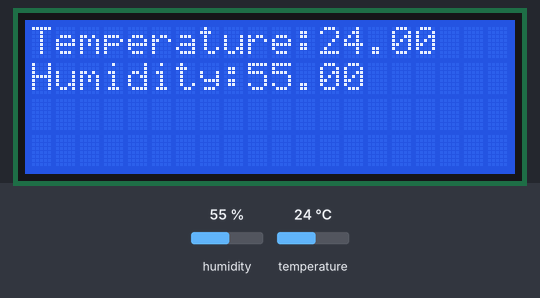
Bench run of a sketch on a simulated Arduino Uno, built with avr-gcc and run on an emulated ATmega328P. Parts: 20×4 character LCD. The inputs (shaded band) are chosen by the test bench; at power-on: humidity 55 %, temperature 24 °C. What the sketch prints to the serial monitor is not drawn.

Above: at 1.2 s.
1.3 s: humidity set to 22 %
At 3.4 s:
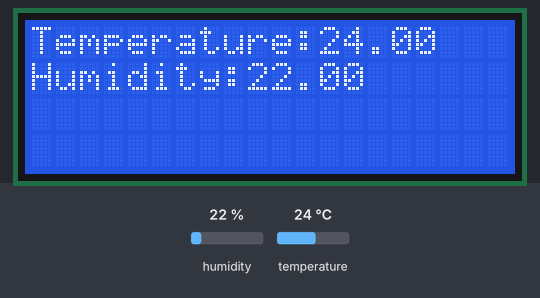
4.1 s: temperature set to 12 °C
At 5.1 s:
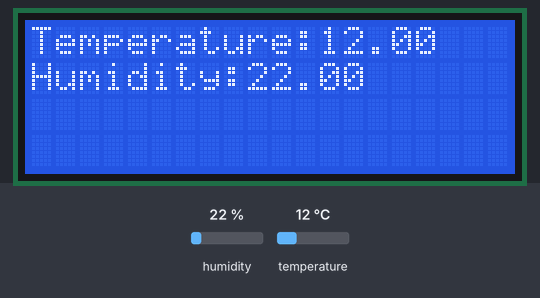
6.9 s: humidity set to 40 %
At 9.5 s:
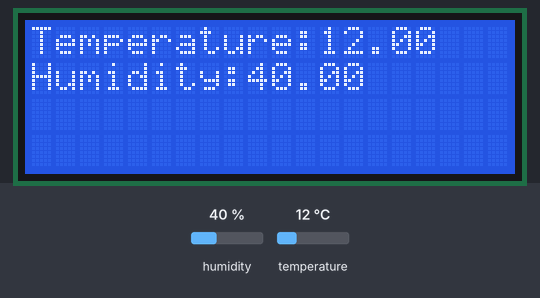
9.8 s: temperature set to 19 °C
Timing chart, 0 to 12.8 s (numbered marks = the images above; inputs shaded):
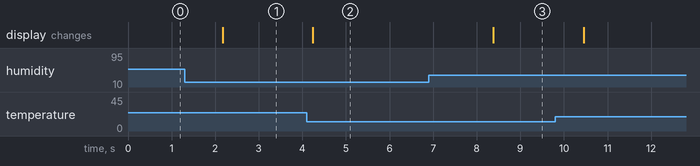

The sketch:

DHT22_to_LCD2004.ino
```cpp
#include <Wire.h>   // I2C must use
#include <LiquidCrystal_I2C.h>    //lcm 1602/2004 use


//-------------- dht use
#include "DHT.h"
#define DHTPIN 7     // what digital pin we're connected to


//#define DHTTYPE DHT11   // DHT 11
#define DHTTYPE DHT22   // DHT 22  (AM2302), AM2321
//#define DHTTYPE DHT21   // DHT 21 (AM2301)

DHT dht(DHTPIN, DHTTYPE);


// LCM1602 I2C LCD
LiquidCrystal_I2C lcd(0x27, 2, 1, 0, 4, 5, 6, 7, 3, POSITIVE);  // Set the LCD I2C address


void setup()   /*----( SETUP: RUNS ONCE )----*/
{
    Serial.begin(9600);
  Serial.println("DHTxx test!");
    dht.begin();
  lcd.begin(20,4);     //begin(column,row)            // initialize the lcd
  lcd.backlight();

}// END Setup

static int count=0;
void loop()
{
  // Reading temperature or humidity takes about 250 milliseconds!
  // Sensor readings may also be up to 2 seconds 'old' (its a very slow sensor)
  float h = dht.readHumidity();
  // Read temperature as Celsius (the default)
  float t = dht.readTemperature();
  // Read temperature as Fahrenheit (isFahrenheit = true)
  float f = dht.readTemperature(true);


  Serial.print("Humidity: ");
  Serial.print(h);
  Serial.print(" %\t");
  Serial.print("Temperature: ");
  Serial.print(t);
  Serial.print(" *C ");
  Serial.print(f);
  Serial.print(" *F\t\n");
//---------------
  lcd.setCursor ( 0, 0 );        // go to home  setCursor ( column_number, row_number )
  lcd.print("Temperature:");
  lcd.print(t);
  lcd.setCursor ( 0, 1 );        // go to the next line setCursor ( column_number, row_number )
  lcd.print ("Humidity:");
    lcd.print(h);
  delay(1000);
} // END Loop
```

Measured:
- after the input at 1.3 s, the display: changes after 0.87 s (image 1)
- after the input at 4.1 s, the display: changes after 0.14 s (image 2)
- after the input at 6.9 s, the display: changes after 1.5 s (image 3)
